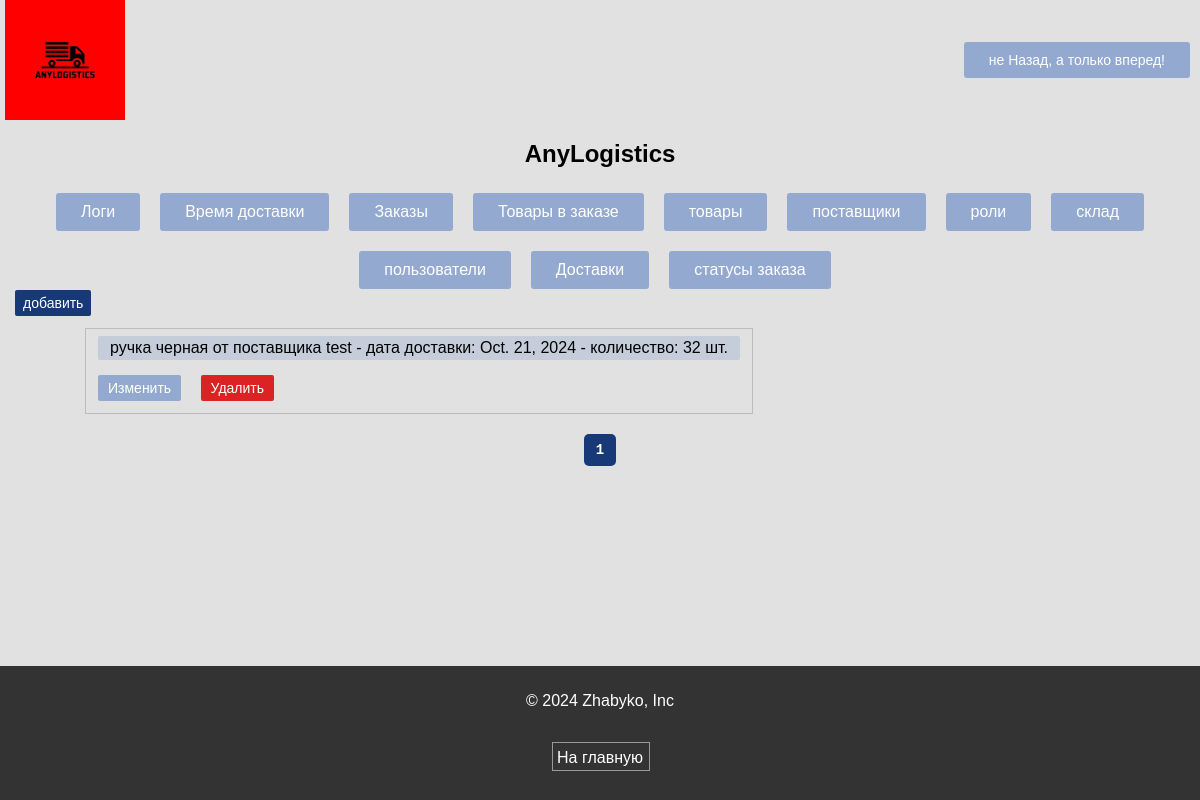
The app's page /logistic/deliveryTime/ (signed in) with its own data.
### logistic/models.py (models this page shows, shortened)
class DeliveryTime(models.Model):
    provider = models.ForeignKey(Provider, on_delete=models.CASCADE)
    product = models.ForeignKey(Product, on_delete=models.CASCADE)
    delivery_time = models.DateField()
    quantity = models.IntegerField()
    is_deleted = models.BooleanField(default=False)
    objects = NonDeletedManager()
    all_objects = models.Manager()

class Product(models.Model):
    title = models.CharField(max_length=20)
    provider = models.ForeignKey(Provider, on_delete=models.CASCADE)
    weight = models.FloatField()
    price = models.FloatField()
    is_deleted = models.BooleanField(default=False)
    objects = NonDeletedManager()
    all_objects = models.Manager()

class Provider(models.Model):
    user = models.ForeignKey(User, on_delete=models.CASCADE)
    rating = models.IntegerField()
    product_type = models.CharField(max_length=20)
    is_deleted = models.BooleanField(default=False)
    objects = NonDeletedManager()
    all_objects = models.Manager()

class User(AbstractBaseUser, PermissionsMixin):
    login = models.CharField(max_length=15, unique=True)
    password = models.CharField(max_length=128)
    role = models.ForeignKey(Role, on_delete=models.CASCADE)
    phone = models.CharField(
        max_length=15,
        validators=[
            RegexValidator(
                regex=r'^[0-9\(\)\-\+]+$',
                message="Телефон может содержать только цифры, знаки (), -, +.",
            )
        ])
    is_deleted = models.BooleanField(default=False)
    last_login = models.DateTimeField(null=True, blank=True)
    is_staff = models.BooleanField(default=False)
    is_superuser = models.BooleanField(default=False)
    USERNAME_FIELD = 'login'
    REQUIRED_FIELDS = ['phone', 'role']
    objects = NonDeletedManager()
    all_objects = models.Manager()

### logistic/decorators.py (the view)
        def _wrapped_view(request, *args, **kwargs):
            if not request.user.is_authenticated:
                messages.warning(request, "Для доступа к этой странице необходимо войти в систему.")
                return redirect('home')
            if not request.user.role or request.user.role.role not in role_names:
                messages.warning(request, "У вас нет доступа к этой странице.")
                previous_url = request.META.get('HTTP_REFERER', reverse('home'))
                return redirect(previous_url)
            return view_func(request, *args, **kwargs)

### logistic/models.py (called while the page is built)
    def get_queryset(self):
        return super().get_queryset().filter(is_deleted=False)

### logistic/views.py (called while the page is built)
@login_required
@role_required(['manager', 'admin', 'delivery'])
def delivery_times_list(request):
    logs = DeliveryTime.objects.all()
    paginator = Paginator(logs, 10)
    page_number = request.GET.get('page')
    page_obj = paginator.get_page(page_number)
    return render(request, 'deliveryTime.html', {'page_obj': page_obj})

### logistic/templates/deliveryTime.html (shortened to what this page needs)
{% extends 'base.html' %}
{% load static %}
{% block body %}
    <a class="secondary-btn" href="{% url 'add_delivery_time' %}">добавить</a>
    <ul>
  {% for delivery  in page_obj %}
      <div class="ulclass">
            <li class="liclass">{{ delivery.product.title }} от поставщика {{ delivery.provider.user.login }} - дата доставки: {{ delivery.delivery_time }} - количество: {{ delivery.quantity }} шт.</li>
            <a class="service-btn" href="{% url 'edit_delivery_time' delivery.pk %}">Изменить</a>
            <a href="{% url 'delete_delivery_time' delivery.pk %}" class="service-btn delbtn" onclick="return confirm('Вы уверены что хотите удалить объект' +
             ' {{ delivery.product.title }}');">Удалить</a>
      </div>
    {% endfor %}
    </ul>
    {% include 'inc/_paginator.html' %}
{% endblock %}

### Kur2/static/styles/style.css (style rules this page uses)
html, body { height: 100%; margin: 0; }
body { font-family: 'Lucida Sans Unicode', 'Lucida Grande', sans-serif; font-size: 16px; background: #e1e1e1; background-size: cover; min-height: 100%; }
.service-btn { text-align: center; vertical-align: center; background-color: #93a9cf; width: fit-content; text-wrap: auto; border: none; color: #ffffff; margin: 10px; padding: 5px 10px; text-decoration: none; display: inline-block; font-size: 14px; border-radius: 2px; }
.secondary-btn { background-color: #173978; margin: 10px; border-radius: 2px; text-decoration: none; padding: 5px 8px; color: white; font-size: 14px; }
.delbtn { background-color: #dc2323; margin: 5px; border-radius: 2px; text-decoration: none; border: 0px; padding: 5px 10px; color: white; font-size: 14px; }
.liclass { list-style: none; background-color: rgba(147, 169, 207, 0.36); border-radius: 2px; padding: 3px 12px; width: fit-content; margin: 5px 10px; }
.ulclass { flex: 1 1 calc(40% - 5%); padding: 2px; margin: 5px 40px 5px 40px; width: fit-content; border: 1px solid rgba(31, 31, 31, 0.19); }

### records on screen
DeliveryTime: product "ручка черная", provider.user.login "test", delivery_time "Oct. 21, 2024", quantity "32"

### other values on screen
{{ num }} "1"
